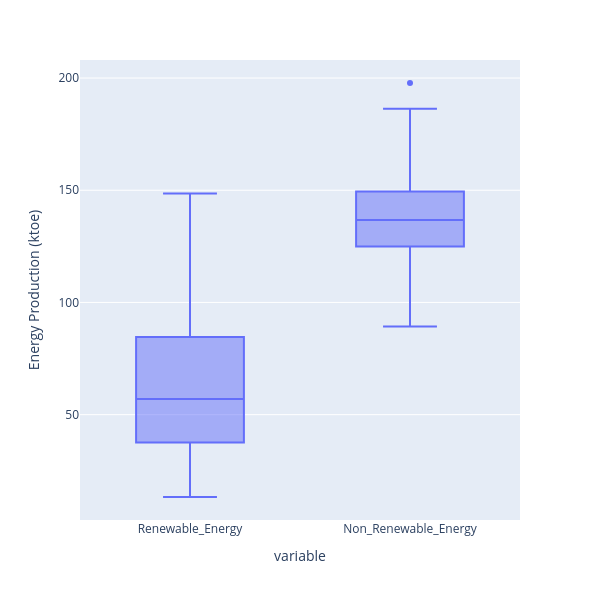

The cell this chart's notebook holds for it:
### Markdown cell above
### 1.3.1 Outlier Checking and Handling

Outlier checking was also performed to avoid a negative impact on accuracy if not handled effectively, resulting in over- or under-fitting and biased results. Boxplots indicate that the non-renewable energy feature contains outliers.

### Code cell
# Plot boxplot to identify outliers
fig = px.box(ie_power_production_df[['Renewable_Energy', 'Non_Renewable_Energy']])

# Set graph size and update y-axis title
fig.update_layout(height=600, 
                  width=600, 
                  yaxis_title='Energy Production (ktoe)')
# Show graph
#fig.write_image("./assests/boxplots.png")
fig.show()

### Figure 1 — Plotly figure (JSON) as saved in the notebook; plotly's stock layout.template omitted (floating-point values rounded to 4 significant figures; data arrays with more than 128 entries replaced by an {"elided": "..."} marker saying what was removed)
{"data": [{"alignmentgroup": "True", "hovertemplate": "variable=%{x}<br>value=%{y}<extra></extra>", "legendgroup": "", "marker": {"color": "#636efa"}, "name": "", "notched": false, "offsetgroup": "", "orientation": "v", "showlegend": false, "type": "box", "x": {"elided": "360 str values"}, "x0": " ", "xaxis": "x", "y": {"elided": "360 float values"}, "y0": " ", "yaxis": "y"}], "layout": {"boxmode": "group", "height": 600, "legend": {"tracegroupgap": 0}, "margin": {"t": 60}, "width": 600, "xaxis": {"anchor": "y", "domain": [0, 1], "title": {"text": "variable"}}, "yaxis": {"anchor": "x", "domain": [0, 1], "title": {"text": "Energy Production (ktoe)"}}}}
